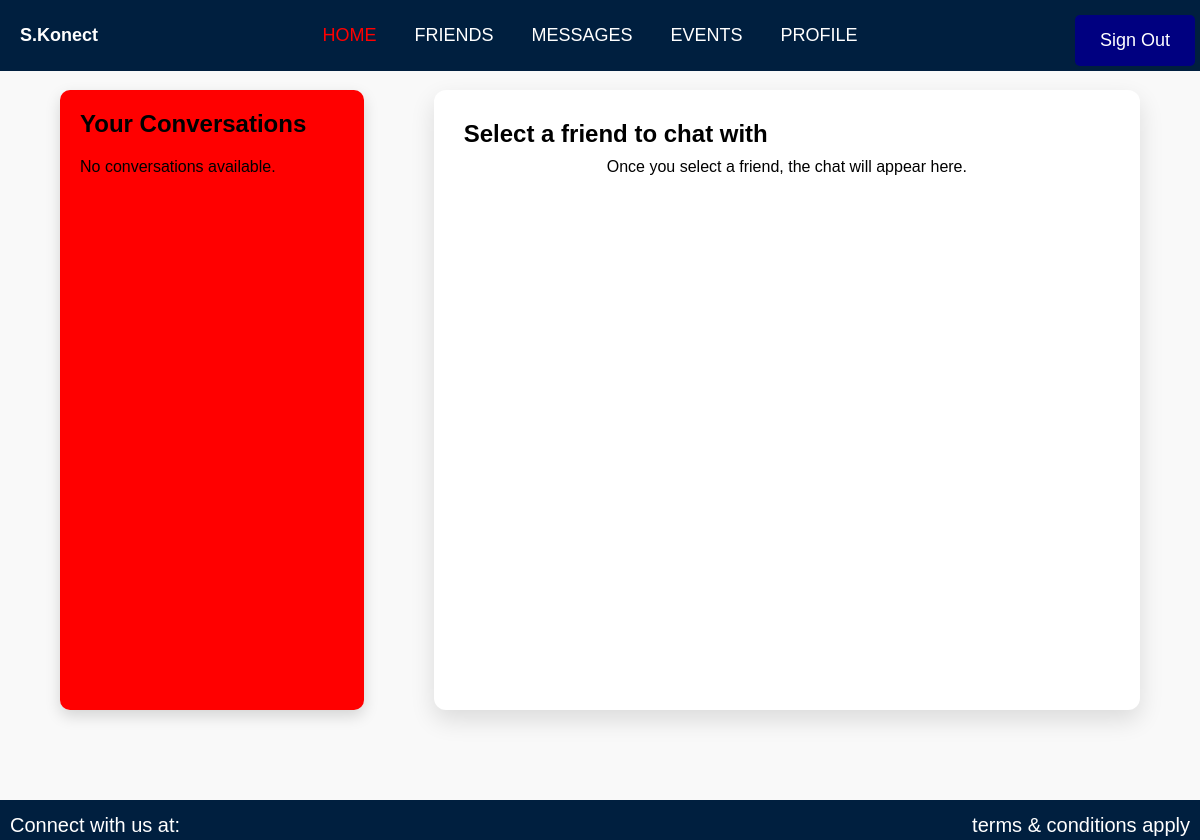
Before: /chat (signed in) with the older database file.
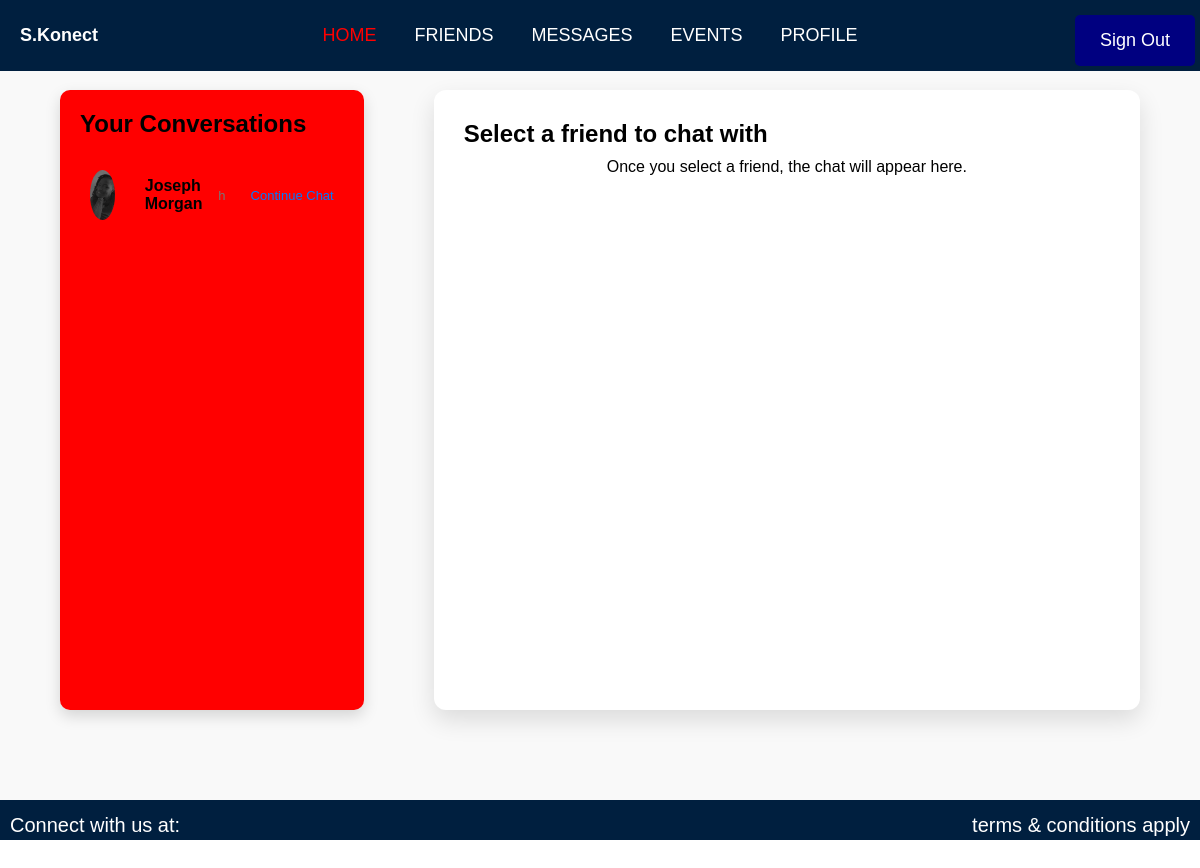
After: the same page with the newer database file.
### authentication/models.py (models this page shows, shortened)
class CustomUser(AbstractUser):
    country = models.CharField(max_length=100, null=True, blank=True)
    location = models.CharField(max_length=100, null=True, blank=True)
    institution = models.CharField(max_length=100, null=True, blank=True)
    city = models.CharField(max_length=100, null=True, blank=True)
    state = models.CharField(max_length=100, null=True, blank=True)
    zip_code = models.CharField(max_length=20, null=True, blank=True)
    otp = models.CharField(max_length=6, blank=True, null=True)
    otp_created_at = models.DateTimeField(blank=True, null=True)
    otp_verified = models.BooleanField(default=False)
    profile_picture = models.ImageField(upload_to='profile_pictures/', null=True, blank=True)
    password_reset_token = models.CharField(max_length=36, blank=True, null=True)
    token_created_at = models.DateTimeField(blank=True, null=True)
    is_verified = models.BooleanField(default=False)

class Message(models.Model):
    sender = models.ForeignKey(CustomUser, related_name='sent_messages', on_delete=models.CASCADE)
    recipient = models.ForeignKey(CustomUser, related_name='received_messages', on_delete=models.CASCADE)
    content = models.TextField()
    timestamp = models.DateTimeField(auto_now_add=True)
    read = models.BooleanField(default=False)  # New field to track if the message has been read
    class Meta:
        indexes = [
            models.Index(fields=['sender', 'recipient']),
            models.Index(fields=['timestamp']),
        ]

### authentication/views.py (the view)
# urls.py: path('chat', chat_list_view, name='chat_list'),  # URL for chat list
@login_required
def chat_list_view(request):
    friends = CustomUser.objects.filter(
        Q(friend_requests_received__from_user=request.user, friend_requests_received__accepted=True) |
        Q(friend_requests_sent__to_user=request.user, friend_requests_sent__accepted=True)
    ).distinct()
    messages = Message.objects.filter(
        Q(sender=request.user) | Q(recipient=request.user)
    ).order_by('timestamp')
    last_messages = {}
    for friend in friends:
        last_message = messages.filter(
            Q(sender=friend, recipient=request.user) | Q(sender=request.user, recipient=friend)
        ).last()
        last_messages[friend.id] = last_message
    return render(request, 'authentication/chat_list.html', {
        'friends': friends,
        'last_messages': last_messages,
    })

### authentication/templatetags/custom_filters.py (called while the page is built)
@register.filter
def get_item(dictionary, key):
    return dictionary.get(key)

### templates/authentication/chat_list.html (shortened to what this page needs)
{% extends "authentication/nav2.html" %}
{% load static %}
{% load custom_filters %}
{% block content %}
<section id="chat-page">
    <div class="chat-container">
        <div class="user-list">
            <h1>Your Conversations</h1>
            <ul>
                {% for friend in friends %}
                    <li class="user-card">
                        <img src="{% if friend.profile_picture %}{{ friend.profile_picture.url }}{% else %}{% static 'images/default_profile.png' %}{% endif %}" alt="{{ friend.username }}'s profile picture" class="avatar">
                        <span class="user-name">{{ friend.first_name }} {{ friend.last_name }}</span>
                        <span class="last-message">
                            {% with last_message=last_messages|get_item:friend.id %}
                                {% if last_message %}
                                    {{ last_message.content|truncatewords:5 }}
                                {% else %}
                                    No messages yet.
                                {% endif %}
                            {% endwith %}
                        </span>
                        <a href="{% url 'chat_with_friend' friend.id %}" class="send-message">Continue Chat</a>
                    </li>
                {% empty %}
                    <li>No conversations available.</li>
                {% endfor %}
            </ul>
        </div>
        <div class="chat-interface">
            {% if friend %}
                <div class="chat-header">
                    <img src="{{ friend.profile_picture.url }}" alt="{{ friend.username }}'s profile picture" class="friend-avatar">
                    <span class="friend-name">{{ friend.first_name }} {{ friend.last_name }}</span>
                </div>
                <div class="messages" id="messages">
                    {% for message in messages %}
                        <div class="chat-message {% if message.sender == request.user %}user-a{% else %}user-b{% endif %}">
                            <strong>{{ message.sender.username }}:</strong>
                            <span class="message-content">{{ message.content|escape }}</span>
                            <span class="timestamp">{{ message.timestamp|date:"F j, Y, g:i a" }}</span>
                        </div>
                    {% empty %}
                        <p>No messages yet.</p>
                    {% endfor %}
                </div>
                <form id="chat-form" method="post">
                    {% csrf_token %}
                    <textarea name="content" id="message-input" placeholder="Type your message here..." required></textarea>
                    <button type="submit">Send</button>
                </form>
            {% else %}
                <h2>Select a friend to chat with</h2>
                <p>Once you select a friend, the chat will appear here.</p>
            {% endif %}
        </div>
    </div>
</section>
{% endblock %}

Changed rows visible on the page:
now on this page (row edited): CustomUser: profile_picture (picture), first_name "Joseph", last_name "Morgan"
now on this page (row edited): Message: content "h"
Other visible differences:
text no longer shown: "No conversations available."
